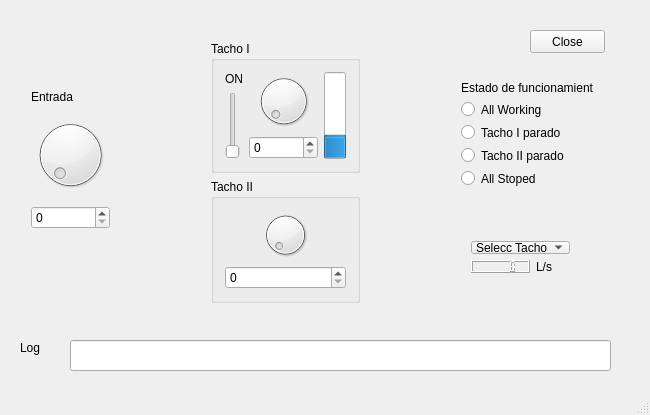
<?xml version="1.0" encoding="UTF-8"?>
<ui version="4.0">
 <class>Cristalizadora</class>
 <widget class="QMainWindow" name="Cristalizadora">
  <property name="geometry">
   <rect>
    <x>0</x>
    <y>0</y>
    <width>650</width>
    <height>415</height>
   </rect>
  </property>
  <property name="windowTitle">
   <string>Cristalizadora</string>
  </property>
  <widget class="QWidget" name="centralWidget">
   <widget class="QLabel" name="label_log">
    <property name="geometry">
     <rect>
      <x>20</x>
      <y>340</y>
      <width>44</width>
      <height>16</height>
     </rect>
    </property>
    <property name="text">
     <string>Log</string>
    </property>
   </widget>
   <widget class="QLineEdit" name="lineEdit_log">
    <property name="geometry">
     <rect>
      <x>70</x>
      <y>340</y>
      <width>541</width>
      <height>31</height>
     </rect>
    </property>
   </widget>
   <widget class="QWidget" name="layoutWidget">
    <property name="geometry">
     <rect>
      <x>460</x>
      <y>230</y>
      <width>121</width>
      <height>54</height>
     </rect>
    </property>
    <layout class="QGridLayout" name="gridLayout">
     <item row="0" column="0" colspan="2">
      <widget class="QComboBox" name="comboBox_select_tacho">
       <item>
        <property name="text">
         <string>Selecc Tacho</string>
        </property>
       </item>
       <item>
        <property name="text">
         <string>Tacho I</string>
        </property>
       </item>
       <item>
        <property name="text">
         <string>Tacho II</string>
        </property>
       </item>
      </widget>
     </item>
     <item row="1" column="0">
      <widget class="QLCDNumber" name="lcdNumber"/>
     </item>
     <item row="1" column="1">
      <widget class="QLabel" name="label_Ls">
       <property name="text">
        <string>L/s</string>
       </property>
      </widget>
     </item>
    </layout>
   </widget>
   <widget class="QWidget" name="layoutWidget">
    <property name="geometry">
     <rect>
      <x>450</x>
      <y>70</y>
      <width>154</width>
      <height>128</height>
     </rect>
    </property>
    <layout class="QVBoxLayout" name="verticalLayout_8">
     <item>
      <widget class="QLabel" name="label_5">
       <property name="text">
        <string>Estado de funcionamiento:</string>
       </property>
      </widget>
     </item>
     <item>
      <layout class="QVBoxLayout" name="verticalLayout_6">
       <item>
        <widget class="QRadioButton" name="radioButton_all_ok">
         <property name="text">
          <string>All Working</string>
         </property>
        </widget>
       </item>
       <item>
        <widget class="QRadioButton" name="radioButton_I_roto">
         <property name="text">
          <string>Tacho I parado</string>
         </property>
        </widget>
       </item>
       <item>
        <widget class="QRadioButton" name="radioButton_II_roto">
         <property name="text">
          <string>Tacho II parado</string>
         </property>
        </widget>
       </item>
       <item>
        <widget class="QRadioButton" name="radioButton_todosRotos">
         <property name="text">
          <string>All Stoped</string>
         </property>
        </widget>
       </item>
      </layout>
     </item>
    </layout>
   </widget>
   <widget class="QPushButton" name="pushButton">
    <property name="geometry">
     <rect>
      <x>530</x>
      <y>30</y>
      <width>75</width>
      <height>23</height>
     </rect>
    </property>
    <property name="text">
     <string>Close</string>
    </property>
   </widget>
   <widget class="QWidget" name="layoutWidget">
    <property name="geometry">
     <rect>
      <x>200</x>
      <y>30</y>
      <width>171</width>
      <height>284</height>
     </rect>
    </property>
    <layout class="QVBoxLayout" name="verticalLayout_9">
     <item>
      <widget class="QGroupBox" name="groupBox_tacho_I">
       <property name="title">
        <string>Tacho I</string>
       </property>
       <layout class="QHBoxLayout" name="horizontalLayout">
        <item>
         <layout class="QVBoxLayout" name="verticalLayout_4">
          <item>
           <widget class="QLabel" name="label">
            <property name="text">
             <string>ON</string>
            </property>
           </widget>
          </item>
          <item>
           <widget class="QSlider" name="verticalSlider">
            <property name="maximum">
             <number>1</number>
            </property>
            <property name="orientation">
             <enum>Qt::Vertical</enum>
            </property>
           </widget>
          </item>
         </layout>
        </item>
        <item>
         <layout class="QVBoxLayout" name="verticalLayout_2">
          <item>
           <widget class="QDial" name="dial_tachoI"/>
          </item>
          <item>
           <widget class="QSpinBox" name="spinBox_tachoI"/>
          </item>
         </layout>
        </item>
        <item>
         <widget class="QProgressBar" name="progressBar">
          <property name="value">
           <number>24</number>
          </property>
          <property name="orientation">
           <enum>Qt::Vertical</enum>
          </property>
         </widget>
        </item>
       </layout>
      </widget>
     </item>
     <item>
      <widget class="QGroupBox" name="groupBox_tacho_II">
       <property name="title">
        <string>Tacho II</string>
       </property>
       <layout class="QVBoxLayout" name="verticalLayout_7">
        <item>
         <layout class="QVBoxLayout" name="verticalLayout_3">
          <item>
           <widget class="QDial" name="dial_tachoII"/>
          </item>
          <item>
           <widget class="QSpinBox" name="spinBox_tachoII"/>
          </item>
         </layout>
        </item>
       </layout>
      </widget>
     </item>
    </layout>
   </widget>
   <widget class="QWidget" name="layoutWidget">
    <property name="geometry">
     <rect>
      <x>20</x>
      <y>79</y>
      <width>101</width>
      <height>161</height>
     </rect>
    </property>
    <layout class="QVBoxLayout" name="verticalLayout_5">
     <item>
      <widget class="QLabel" name="label_entrada">
       <property name="text">
        <string>Entrada</string>
       </property>
      </widget>
     </item>
     <item>
      <layout class="QVBoxLayout" name="verticalLayout">
       <item>
        <widget class="QDial" name="dial_main_valv">
         <property name="maximum">
          <number>100</number>
         </property>
        </widget>
       </item>
       <item>
        <widget class="QSpinBox" name="spin_box_main">
         <property name="maximum">
          <number>100</number>
         </property>
        </widget>
       </item>
      </layout>
     </item>
    </layout>
   </widget>
  </widget>
  <widget class="QStatusBar" name="statusBar"/>
 </widget>
 <layoutdefault spacing="6" margin="11"/>
 <resources/>
 <connections>
  <connection>
   <sender>dial_main_valv</sender>
   <signal>valueChanged(int)</signal>
   <receiver>spin_box_main</receiver>
   <slot>setValue(int)</slot>
   <hints>
    <hint type="sourcelabel">
     <x>52</x>
     <y>148</y>
    </hint>
    <hint type="destinationlabel">
     <x>52</x>
     <y>207</y>
    </hint>
   </hints>
  </connection>
  <connection>
   <sender>dial_tachoII</sender>
   <signal>valueChanged(int)</signal>
   <receiver>spinBox_tachoII</receiver>
   <slot>setValue(int)</slot>
   <hints>
    <hint type="sourcelabel">
     <x>138</x>
     <y>222</y>
    </hint>
    <hint type="destinationlabel">
     <x>136</x>
     <y>269</y>
    </hint>
   </hints>
  </connection>
  <connection>
   <sender>spinBox_tachoI</sender>
   <signal>valueChanged(int)</signal>
   <receiver>progressBar</receiver>
   <slot>setValue(int)</slot>
   <hints>
    <hint type="sourcelabel">
     <x>153</x>
     <y>142</y>
    </hint>
    <hint type="destinationlabel">
     <x>232</x>
     <y>106</y>
    </hint>
   </hints>
  </connection>
  <connection>
   <sender>pushButton</sender>
   <signal>clicked()</signal>
   <receiver>Cristalizadora</receiver>
   <slot>close()</slot>
   <hints>
    <hint type="sourcelabel">
     <x>397</x>
     <y>294</y>
    </hint>
    <hint type="destinationlabel">
     <x>236</x>
     <y>188</y>
    </hint>
   </hints>
  </connection>
 </connections>
</ui>
